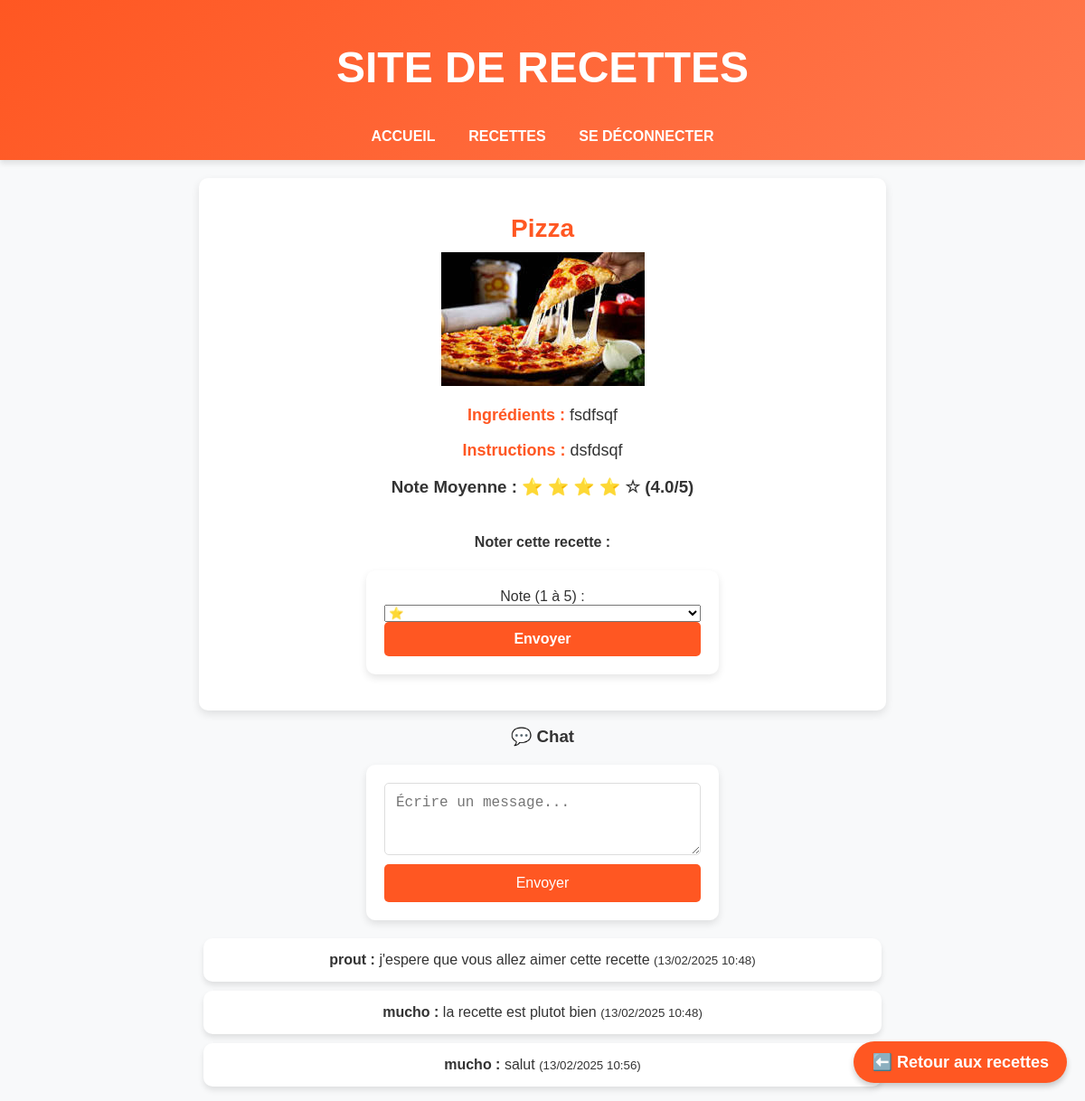
/recette/4 (signed in), run on an earlier commit of the app's database.
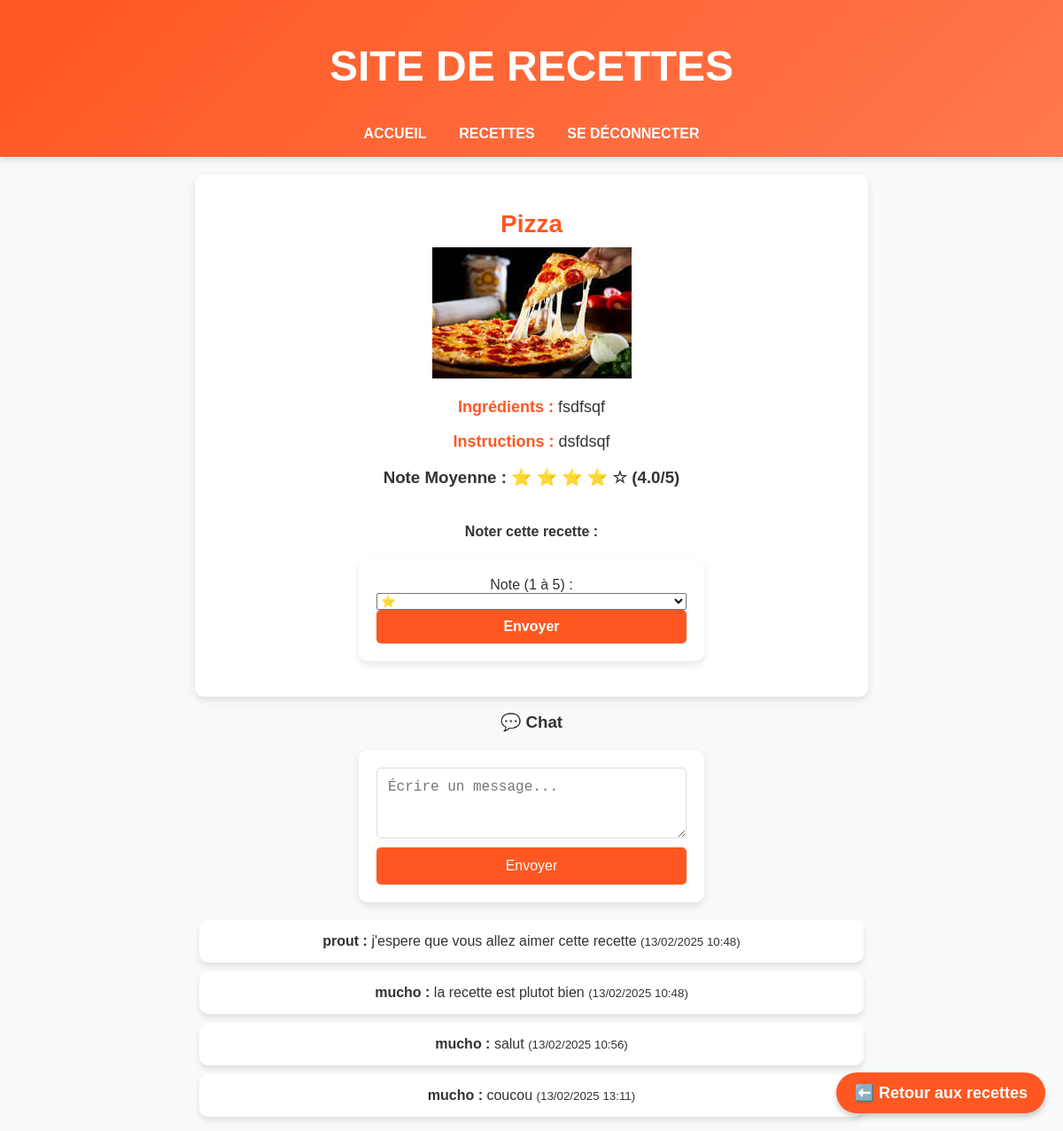
And on a later commit of the database.
### app.py (models this page shows)
class Message(db.Model):
    id = db.Column(db.Integer, primary_key=True)
    content = db.Column(db.Text, nullable=False)
    timestamp = db.Column(db.DateTime, default=db.func.current_timestamp())
    user_id = db.Column(db.Integer, db.ForeignKey('user.id'), nullable=False)
    recette_id = db.Column(db.Integer, db.ForeignKey('recette.id'), nullable=False)
    user = db.relationship('User', backref=db.backref('messages', lazy=True))
    recette = db.relationship('Recette', backref=db.backref('messages', lazy=True))

class User(UserMixin, db.Model):
    id = db.Column(db.Integer, primary_key=True)
    username = db.Column(db.String(50), nullable=False, unique=True)
    email = db.Column(db.String(100), nullable=False, unique=True)
    password = db.Column(db.String(200), nullable=False)

### app.py (the view)
@app.route("/recette/<int:id>")
@login_required
def afficher_recette(id):
    recette = Recette.query.get_or_404(id)
    moyenne_notes = get_average_rating(id)
    return render_template("recette.html", recette=recette, moyenne_notes=moyenne_notes)

### app.py (called while the page is built)
def get_average_rating(recette_id):
    notes = Notation.query.filter_by(recette_id=recette_id).all()
    if notes:
        return sum(note.note for note in notes) / len(notes)
    return 0  # Pas encore de note

@login_manager.user_loader
def load_user(user_id):
    return User.query.get(int(user_id))

### templates/recette.html (shortened to what this page needs)
{% extends "base.html" %}
{% block content %}
<div class="recette-container">
    <h2>{{ recette.nom }}</h2>
    <a href="{{ url_for('afficher_recettes') }}" class="ajouter-recette-fixed">⬅️ Retour aux recettes</a>
    {% if recette.image %}
        <img src="{{ url_for('static', filename='uploads/' + recette.image) }}" alt="{{ recette.nom }}">
    {% endif %}
    <p><strong>Ingrédients :</strong> {{ recette.ingredients }}</p>
    <p><strong>Instructions :</strong> {{ recette.instructions }}</p>
    <h3 class="note-stars">Note Moyenne :
        {% if moyenne_notes > 0 %}
            {% for i in range(5) %}
                {% if i < moyenne_notes %}
                    ⭐
                {% else %}
                    ☆
                {% endif %}
            {% endfor %}
            ({{ moyenne_notes|round(1) }}/5)
        {% else %}
            Pas encore noté
        {% endif %}
    </h3>
    <div class="recette-buttons">
        {% if current_user.is_authenticated and recette.user_id == current_user.id %}
            <a href="{{ url_for('modifier_recette', id=recette.id) }}" class="btn btn-primary">✏️ Modifier</a>
            <form action="{{ url_for('supprimer_recette', id=recette.id) }}" method="POST" style="display: inline;">
                <button type="submit" class="btn btn-danger" onclick="return confirm('Voulez-vous vraiment supprimer cette recette ?');">🗑️ Supprimer</button>
            </form>
            <form action="{{ url_for('publier_recette', id=recette.id) }}" method="POST" style="display: inline;">
                <button type="submit" class="btn btn-success">📢 Publier</button>
            </form>
        {% else %}
            <div class="note-form">
                <h4>Noter cette recette :</h4>
                <form action="{{ url_for('noter_recette', id=recette.id) }}" method="POST">
                    <label for="note">Note (1 à 5) :</label>
                    <select name="note" required>
                        <option value="1">⭐</option>
                    </select>
                    <button type="submit">Envoyer</button>
                </form>
            </div>
        {% endif %}
    </div>
</div>
<div class="chat-container">
    <h3>💬 Chat</h3>
    <form action="{{ url_for('ajouter_message', id=recette.id) }}" method="POST" class="chat-form">
        <textarea name="content" rows="3" placeholder="Écrire un message..." required></textarea>
        <button type="submit">Envoyer</button>
    </form>
    <ul class="message-list">
        {% for message in recette.messages %}
            <li>
                <strong>{{ message.user.username }} :</strong> {{ message.content }}
                <small>({{ message.timestamp.strftime('%d/%m/%Y %H:%M') }})</small>
            </li>
        {% endfor %}
    </ul>
</div>
{% endblock %}

What changed in the data, as far as the page shows it:
added Message: user.username "mucho", content "coucou", timestamp "13/02/2025 13:11"
